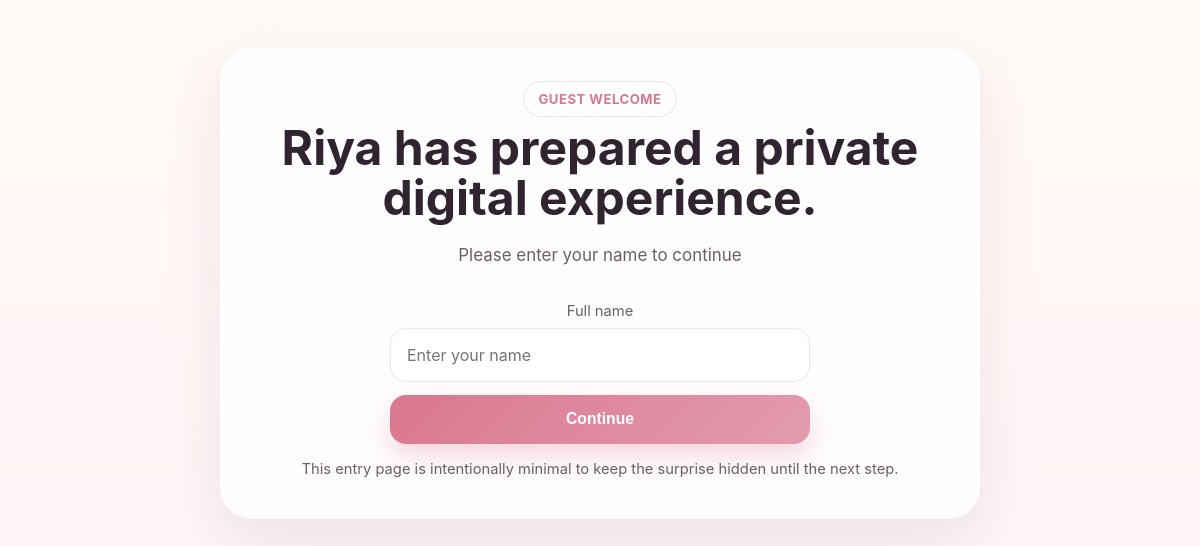
The app's page /p/aanya-01edba with its own data.
### tables this page shows
CREATE TABLE parties (
            id INTEGER PRIMARY KEY AUTOINCREMENT,
            slug TEXT UNIQUE NOT NULL,
            recipient_name TEXT NOT NULL,
            title TEXT NOT NULL,
            subtitle TEXT,
            intro_text TEXT,
            accent_color TEXT,
            secondary_color TEXT,
            background_style TEXT,
            surprise_prompt TEXT,
            created_by TEXT,
            created_at TEXT NOT NULL
        );

### app.py (the view)
@app.route("/p/<slug>")
def party_entry(slug):
    data = party_with_children(slug)
    if not data:
        return render_template("not_found.html"), 404
    return render_template("entry.html", data=data, created=request.args.get("created"))

### app.py (called while the page is built)
def get_db():
    conn = sqlite3.connect(DB_PATH)
    conn.row_factory = sqlite3.Row
    return conn

def party_with_children(slug: str):
    conn = get_db()
    party = conn.execute("SELECT * FROM parties WHERE slug = ?", (slug,)).fetchone()
    if not party:
        conn.close()
        return None
    messages = conn.execute(
        "SELECT sender_name, message_text FROM messages WHERE party_id = ? ORDER BY id ASC",
        (party["id"],),
    ).fetchall()
    media = conn.execute(
        "SELECT file_name, media_type, original_name FROM media WHERE party_id = ? ORDER BY id ASC",
        (party["id"],),
    ).fetchall()
    conn.close()
    return {
        "party": party,
        "messages": messages,
        "media": media,
    }

### templates/entry.html (shortened to what this page needs)
<!DOCTYPE html>
<html lang="en">
<head>
  <link rel="stylesheet" href="{{ url_for('static', filename='css/styles.css') }}" />
</head>
<body class="page-entry">
  <main class="shell slim">
    <section class="hero-card professional-card entry-card">
      <div class="badge">Guest Welcome</div>
      <h1>{{ data.party['created_by'] }} has prepared a private digital experience.</h1>
      <p class="lead">{{ data.party['surprise_prompt'] or 'Please enter your name to continue.' }}</p>
      <form class="entry-form" action="{{ url_for('celebrate', slug=data.party['slug']) }}" method="GET">
        <label>
          <span>Full name</span>
          <input name="guest_name" type="text" placeholder="Enter your name" required />
        </label>
        <button class="btn btn-primary" type="submit">Continue</button>
      </form>
      <p class="tiny-note">This entry page is intentionally minimal to keep the surprise hidden until the next step.</p>
    </section>
  </main>
</body>
</html>

### static/css/styles.css (style rules this page uses)
:root { --bg: #fffaf7; --text: #2f2430; --muted: #6a5f68; --card: rgba(255,255,255,0.8); --line: rgba(80, 55, 76, 0.12); --accent: #d9778f; --secondary: #f6d5de; --shadow: 0 20px 60px rgba(130, 97, 120, 0.14); }
* { box-sizing: border-box; }
html, body { margin: 0; padding: 0; font-family: Inter, ui-sans-serif, system-ui, -apple-system, BlinkMacSystemFont, "Segoe UI", sans-serif; background: linear-gradient(180deg, #fffaf7 0%, #fff3f6 100%); color: var(--text); }
body { min-height: 100vh; overflow-x: hidden; }
.shell { position: relative; width: min(1140px, calc(100% - 2rem)); margin: 0 auto; padding: 3rem 0 4rem; }
.shell.slim { width: min(760px, calc(100% - 2rem)); }
.hero-card, .info-card, .wish-card, .memory-card { position: relative; z-index: 1; }
.hero-card { background: var(--card); backdrop-filter: blur(18px); border: 1px solid rgba(255,255,255,0.6); box-shadow: var(--shadow); border-radius: 32px; padding: 2rem; }
.professional-card h1, .party-hero h1 { font-size: clamp(2rem, 4vw, 4rem); line-height: 1.05; margin: .4rem 0 1rem; }
.badge { display: inline-flex; align-items: center; gap: .5rem; background: rgba(255,255,255,0.75); border: 1px solid var(--line); color: var(--accent); font-size: .82rem; padding: .55rem .9rem; border-radius: 999px; letter-spacing: .04em; text-transform: uppercase; font-weight: 700; }
.lead { color: var(--muted); font-size: 1.06rem; line-height: 1.75; max-width: 860px; }
.btn { border: 0; border-radius: 16px; padding: .95rem 1.2rem; cursor: pointer; font-weight: 700; font-size: .98rem; transition: transform .2s ease, box-shadow .2s ease, background .2s ease; }
.btn-primary { background: linear-gradient(135deg, var(--accent), #e39bb0); color: white; box-shadow: 0 12px 28px rgba(217, 119, 143, 0.3); }
label span, .section-heading p, .tiny-note { display: block; color: var(--muted); font-size: .92rem; margin-bottom: .5rem; }
input, textarea, select { width: 100%; border: 1px solid rgba(80,55,76,0.12); background: rgba(255,255,255,.88); color: var(--text); border-radius: 16px; padding: 1rem; font: inherit; outline: none; }
.entry-card { text-align: center; }
.entry-form { width: min(420px, 100%); margin: 2rem auto 1rem; display: grid; gap: .8rem; }

### records on screen
parties: party.created_by "Riya", surprise_prompt "Please enter your name to continue"
